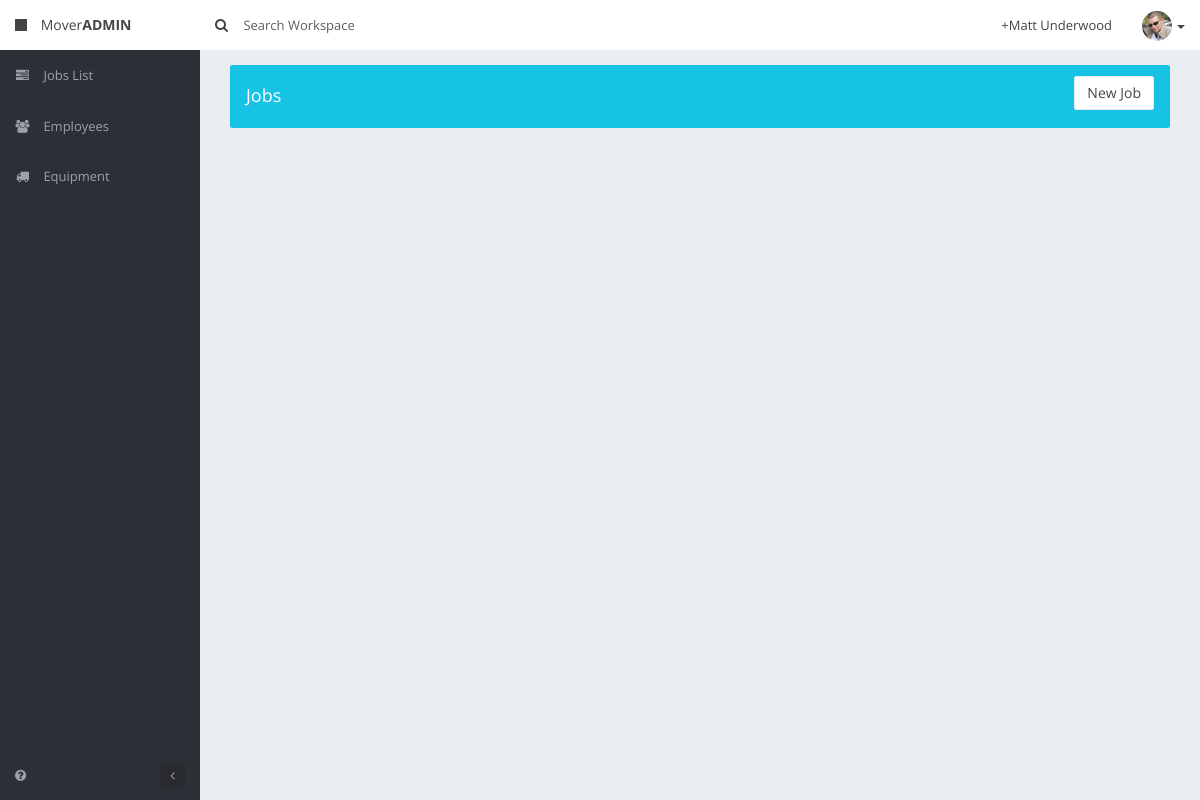
Before: /joblist.php with the older database file.
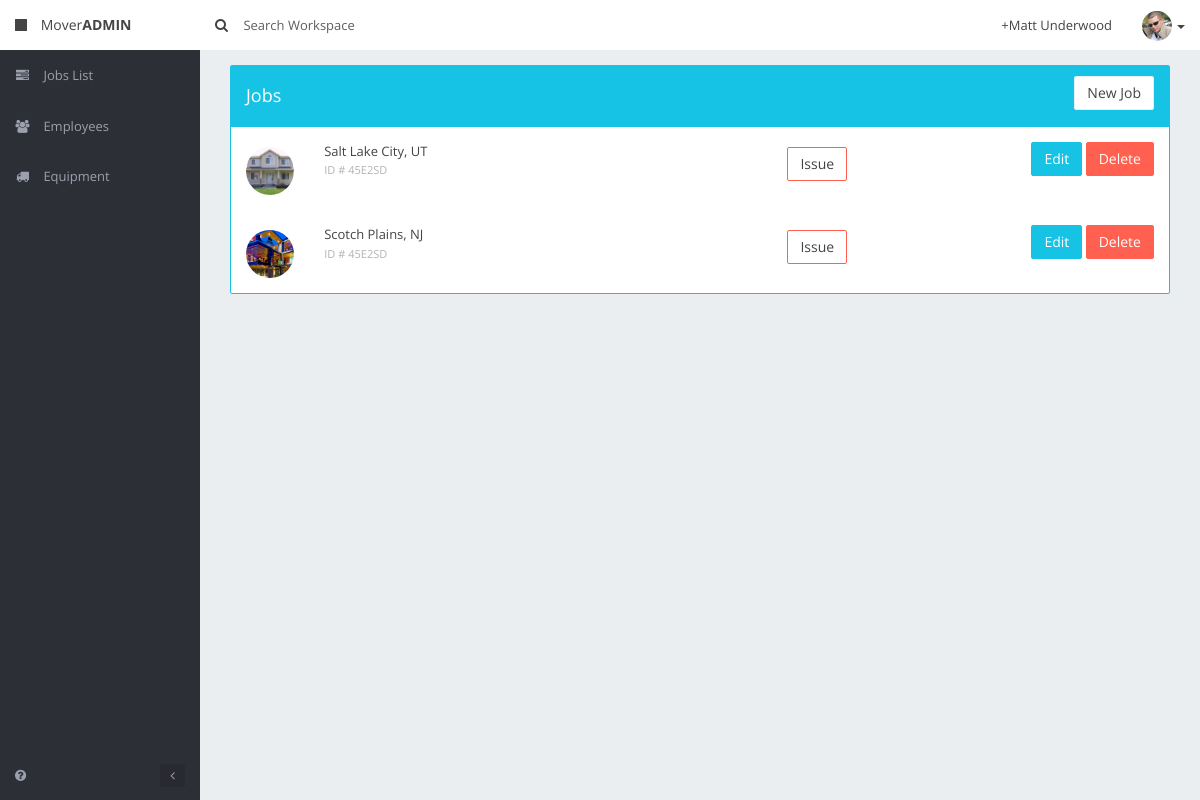
After: the same page with the newer database file.
### tables this page shows
CREATE TABLE `jobs` (
  `idjobs` int(11) NOT NULL AUTO_INCREMENT,
  `startDate` date DEFAULT NULL,
  `startTime` time DEFAULT NULL,
  `onsiteTime` time DEFAULT NULL,
  `notes` blob,
  `regNum` varchar(255) DEFAULT NULL,
  `shipperName` varchar(255) DEFAULT NULL,
  `shipperPhone` varchar(45) DEFAULT NULL,
  `altShipperName` varchar(255) DEFAULT NULL,
  `altPhone` varchar(45) DEFAULT NULL,
  `originAddress` varchar(255) DEFAULT NULL,
  `originShuttle` tinyint(1) DEFAULT NULL,
  `originInstructions` blob,
  `destinationAddress` varchar(255) DEFAULT NULL,
  `destinationShuttle` tinyint(1) DEFAULT NULL,
  `destinationInstructions` blob,
  `status` varchar(45) DEFAULT NULL,
  `confirmedBy` varchar(255) DEFAULT NULL,
  `weight` varchar(45) DEFAULT NULL,
  `weightType` varchar(45) DEFAULT NULL,
  `vaultPackOrder` varchar(45) DEFAULT NULL,
  `shuttleTruckNumber` varchar(45) DEFAULT NULL,
  `insuranceChargesApply` tinyint(4) DEFAULT '0',
  `picURI` varchar(255) DEFAULT NULL,
  PRIMARY KEY (`idjobs`)
);

### functions.php (called while the page is built, shortened)
<?php
function query($query) {
	global $db;
	$args = func_get_args();
	if (count($args) == 1) {
		$result = $db->query($query);
		if ($result->num_rows) {
			$out = array();
			while (null != ($r = $result->fetch_array(MYSQLI_ASSOC)))
				$out [] = $r;
			return $out;
		}
		return null;
	}
}

### joblist.php (the view, shortened to what this page needs)
<!DOCTYPE html>
<html class="no-js">
<head>
    <link rel="stylesheet" href="/bootstrap/css/bootstrap.min.css">
    <link rel="stylesheet" href="/css/skins/palette.css" id="skin">
    <link rel="stylesheet" href="/css/fonts/style.1.css" id="font">
    <link rel="stylesheet" href="/css/main.css">
    <link rel="stylesheet" href="/css/animate.min.css">
    <link rel="stylesheet" href="/vendor/offline/theme.css">
</head>
<body>
    <?php include 'includes/header.php';?>
            <section class="main-content">
                <div class="content-wrap">
                    <div class="col-md-12">
                        <section class="panel panel-primary">
                            <div class="panel-heading">
                                <div class="row">
                                    <div class="col-md-6">
                                        <h4 class="white">Jobs</h4>
                                    </div>
                                    <div class="col-md-6 text-right">
                                        <a href="/job/new"><button class="btn btn-white">New Job</button></a>
                                    </div>
                                </div>
                            </div>
<?php
							$sql="SELECT * FROM moverAdmin.jobs;";
							$jobs=query($sql);
							foreach($jobs as $key=>$job){
?>
							<div class="row tableRow" id="eachJobRow<?php echo $job['idjobs'];?>">
                                <div class="hidden-xs col-sm-2 col-md-1">
                                    <span class="pull-left mg-t-xs">
										<img src="/img/jobs/<?php echo $job['picURI'];?>" class="avatar avatar-sm img-circle" alt="">
                                    </span>
                                </div>
                                <div class="col-xs-6 col-sm-8 col-md-5">
									<?php echo $job['destinationAddress'];?>
									<br>
                                    <small class="text-muted">ID # 45E2SD</small>
                                </div>
                                <div class="col-xs-3 mg-t-xs text-center"><button class="btn btn-danger btn-outline">Issue</button></div>
                                <div class="col-xs-3 text-right">
									<a href="/job/<?php echo $job['idjobs'];?>"><button class="btn btn-primary">Edit</button></a>
									<button onclick="delJob(<?php echo $job['idjobs'];?>);" class="btn btn-danger">Delete</button>
                                </div>
                            </div>
<?php
							}
?>
                        </section>
                    </div>
                </div>
            </section>
        </section>
    </div>
</body>
</html>

Changed rows visible on the page:
added jobs: picURI (picture), destinationAddress "Salt Lake City, UT"
added jobs: picURI (picture), destinationAddress "Scotch Plains, NJ"
